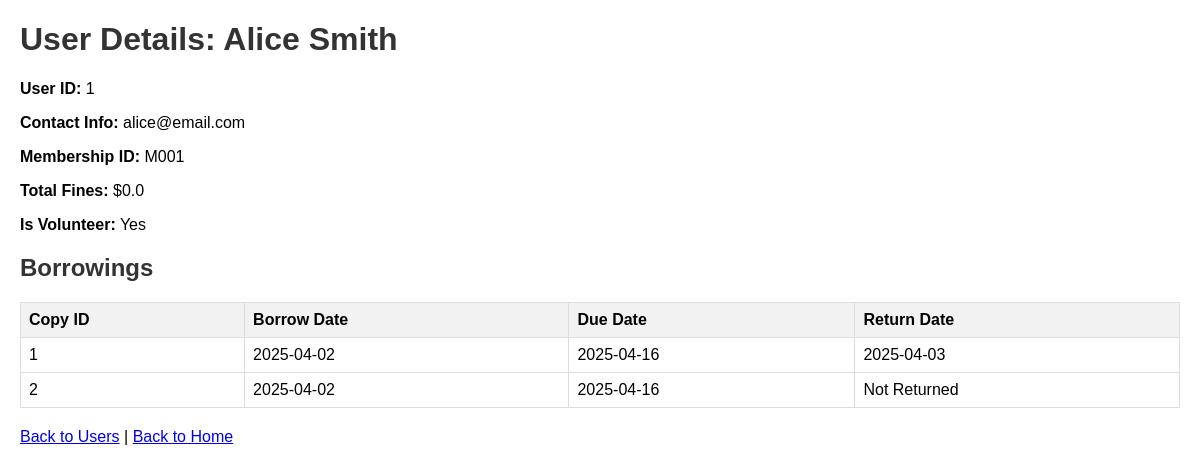
Page /user/1 on the committed database.
### tables this page shows
CREATE TABLE User (
            UserID INTEGER PRIMARY KEY AUTOINCREMENT,
            Name TEXT NOT NULL,
            ContactInfo TEXT,
            MembershipID TEXT NOT NULL UNIQUE,
            TotalFines REAL DEFAULT 0.0,
            IsVolunteer INTEGER DEFAULT 0
        );

CREATE TABLE Borrows (
            UserID INTEGER NOT NULL,
            CopyID INTEGER NOT NULL,
            BorrowDate TEXT NOT NULL,
            DueDate TEXT NOT NULL,
            ReturnDate TEXT,
            PRIMARY KEY (UserID, CopyID, BorrowDate),
            FOREIGN KEY (UserID) REFERENCES User(UserID),
            FOREIGN KEY (CopyID) REFERENCES Copy(CopyID)
        );

### app.py (the view)
@app.route('/user/<int:user_id>')
def user(user_id):
    conn = get_db()
    cursor = conn.cursor()
    cursor.execute("SELECT * FROM User WHERE UserID = ?", (user_id,))
    user = cursor.fetchone()
    cursor.execute("SELECT * FROM Borrows WHERE UserID = ?", (user_id,))
    borrows = cursor.fetchall()
    return render_template('user.html', user=user, borrows=borrows)

### app.py (called while the page is built)
def get_db():
    if 'db' not in g:
        g.db = sqlite3.connect('library.db', timeout=20)  # Increase timeout to 20 seconds
        g.db.row_factory = sqlite3.Row  # Allows accessing columns by name
        g.db.execute("PRAGMA journal_mode=WAL;")
    return g.db

### templates/user.html (shortened to what this page needs)
<!DOCTYPE html>
<html>
<head>
    <link rel="stylesheet" href="{{ url_for('static', filename='style.css') }}">
</head>
<body>
    <h1>User Details: {{ user['Name'] }}</h1>
    <p><strong>User ID:</strong> {{ user['UserID'] }}</p>
    <p><strong>Contact Info:</strong> {{ user['ContactInfo'] }}</p>
    <p><strong>Membership ID:</strong> {{ user['MembershipID'] }}</p>
    <p><strong>Total Fines:</strong> ${{ user['TotalFines'] }}</p>
    <p><strong>Is Volunteer:</strong> {{ 'Yes' if user['IsVolunteer'] == 1 else 'No' }}</p>
    <h2>Borrowings</h2>
    {% if borrows %}
        <table border="1">
            <tr>
                <th>Copy ID</th>
                <th>Borrow Date</th>
                <th>Due Date</th>
                <th>Return Date</th>
            </tr>
            {% for borrow in borrows %}
            <tr>
                <td>{{ borrow['CopyID'] }}</td>
                <td>{{ borrow['BorrowDate'] }}</td>
                <td>{{ borrow['DueDate'] }}</td>
                <td>{{ borrow['ReturnDate'] if borrow['ReturnDate'] else 'Not Returned' }}</td>
            </tr>
            {% endfor %}
        </table>
    {% else %}
        <p>No borrowings found for this user.</p>
    {% endif %}
    <a href="{{ url_for('users') }}">Back to Users</a> | <a href="{{ url_for('index') }}">Back to Home</a>
</body>
</html>

### static/style.css (style rules this page uses)
body { font-family: Arial, sans-serif; margin: 20px; }
h1, h2 { color: #333; }
table { border-collapse: collapse; width: 100%; margin: 20px 0; }
th, td { border: 1px solid #ddd; padding: 8px; text-align: left; }
th { background-color: #f2f2f2; }

### rows in the picture
User: Name "Alice Smith", UserID "1", ContactInfo "alice@email.com", MembershipID "M001", TotalFines "0.0", IsVolunteer "Yes"
Borrows: CopyID "1", BorrowDate "2025-04-02", DueDate "2025-04-16", ReturnDate "2025-04-03"
Borrows: CopyID "2", BorrowDate "2025-04-02", DueDate "2025-04-16", borrow "Not Returned"
